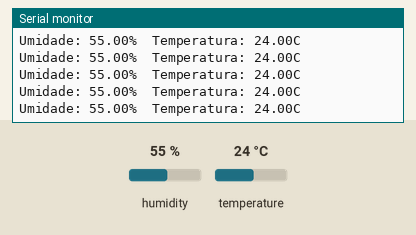
A sketch run on a simulated Arduino Uno, built with avr-gcc and run on an emulated ATmega328P. Parts: the last lines printed to the serial monitor. The test bench sets the inputs (shaded band); at power-on: humidity 55 %, temperature 24 °C.

Above: at 2.8 s.
2.9 s: humidity set to 22 %
8.9 s: temperature set to 12 °C
At 9.7 s:
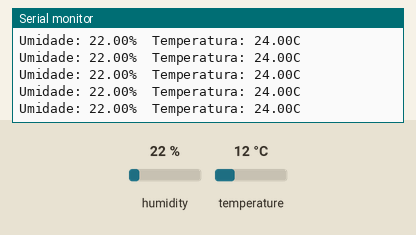
14.9 s: humidity set to 40 %
At 15.5 s:
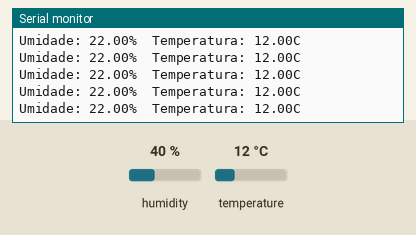
Timing chart, 0 to 17.9 s (numbered marks = the images above; inputs shaded):
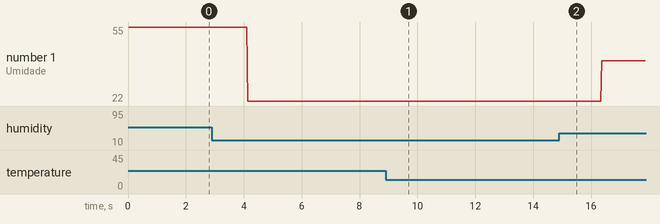

Measured:
- plotted number 1: 55 → 22 after the input at 2.9 s, 22 → 40 after the input at 14.9 s

The sketch:

projetoArduinoEstatistica.ino
```cpp
/*==================== PROGRAM ==============================
 * Program: projetoArduinoEstatistica
 * Date of Create: 2025-03-24 11:20:31
 * Update in: 2025-03-24 11:20:31
 * Author:Jefferson Bezerra dos Santos
 * Description: Análise de dados com Estatistica
 *===========================================================
 */

#include <Arduino.h>
#include <DHT.h>

/* ==================== MACROS ============================ */
#define DHTPIN A1      // Pino que estamos conectados
#define DHTTYPE DHT11  // DHT11
/* ================== End of macro =========================*/


/* ================ PROTOTYPE OF FUNCTIONS ================ */

/* ================== End of prototype =====================*/

// Conecte pino 1 do sensor (esquerda) ao +5V
// Conecte pino 2 do sensor ao pino de dados definido em seu Arduino
// Conecte pino 4 do sensor ao GND
// Conecte o resistor de 10K entre pin 2 (dados)
// e ao pino 1 (VCC) do sensor

DHT dht(DHTPIN, DHTTYPE);

/*=================== FUNCTION SETUP () ======================
 * Function: setup()
 * Description: Put setup configuration
 * ==========================================================
 */
void setup() {
     Serial.begin(9600);
     Serial.println("DHTxx test!");
     dht.begin();
}
/*----------End of function-----------------*/


/*=================== FUNCTION SETUP () ======================
 * Function: loop()
 * Description: Put code for loop
 * ==========================================================
 */
void loop() {
   // A leitura da temperatura e umidade pode levar 250ms!
  // O atraso do sensor pode chegar a 2 segundos.
  float h = dht.readHumidity();
  float t = dht.readTemperature();
  // testa se retorno é valido, caso contrário algo está errado.
  if (isnan(t) || isnan(h))
  {
    Serial.println("Failed to read from DHT");
  }
  else
  {
      Serial.print("Umidade: ");
      Serial.print(h);
      Serial.print("%\t");
      Serial.print("Temperatura: ");
      Serial.print(t);
      Serial.println("C");  // Removido o ° para evitar problemas}
}
}
/*----------End of function-----------------*/
```
